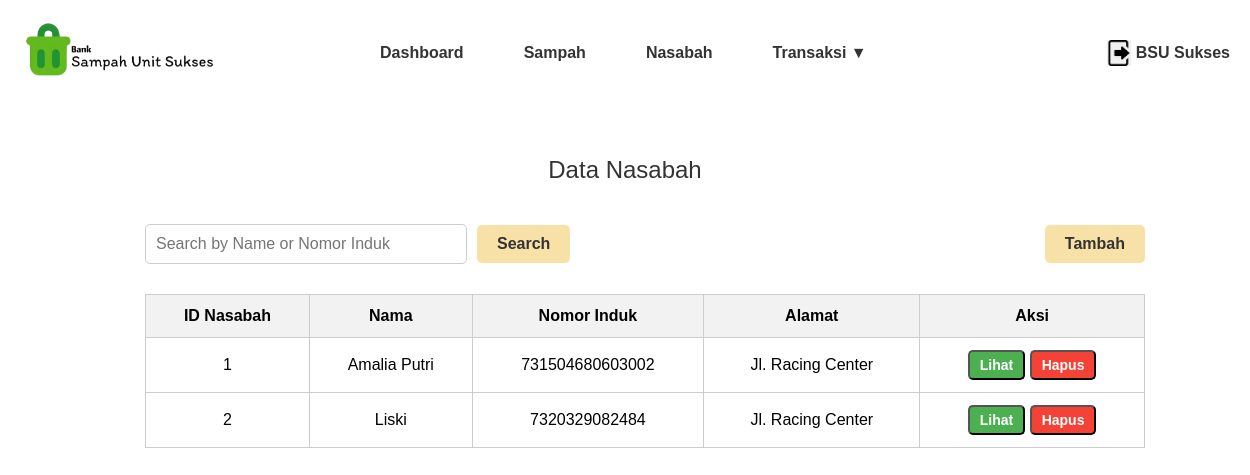
Page /Data_nasabah.php on the committed database.
### tables this page shows
CREATE TABLE `nasabah` (
  `ID_Nasabah` int(11) NOT NULL,
  `Nama_Nasabah` varchar(100) DEFAULT NULL,
  `Nomor_Induk` varchar(50) DEFAULT NULL,
  `Alamat_Nasabah` text DEFAULT NULL
);

### Data_nasabah.php (the view, shortened to what this page needs)
<?php
include 'config.php';
$query = "SELECT * FROM nasabah ORDER BY ID_Nasabah ASC";
$result = $conn->query($query);
?>
<!DOCTYPE html>
<html lang="en">
<head>
    <link rel="stylesheet" href="styles.css">
</head>
<body>
    <div class="header">
        <img src="foto/logo.png" alt="Bank Sampah Unit Sukses Logo" class="logo">
        <div class="nav">
            <a href="dashboard.php">Dashboard</a>
            <a href="data_sampah.php">Sampah</a>
            <a href="data_nasabah.php">Nasabah</a>
            <div class="dropdown">
                <span class="dropdown-toggle">Transaksi ▼</span>
            </div>
        </div>
        <div class="user-info">
            <img src="foto/logout.png" alt="User Icon">
            <a href="logout.php" style="text-decoration: none; color: #333; font-weight: bold;">
                <span>BSU Sukses</span>
            </a>
        </div>
    </div>
    <div class="data-nasabah-title">Data Nasabah</div>
    <div class="search-table-container">
        <div class="search-bar">
            <input type="text" placeholder="Search by Name or Nomor Induk" id="searchInput">
            <button onclick="performSearch()">Search</button>
            <button class="tambah-button" onclick="window.location.href='Tambah_nasabah.php'">Tambah</button>
        </div>
        <table>
            <thead>
                <tr>
                    <th>ID Nasabah</th>
                    <th>Nama</th>
                    <th>Nomor Induk</th>
                    <th>Alamat</th>
                    <th>Aksi</th>
                </tr>
            </thead>
            <tbody id="dataTable">
                <?php if ($result && $result->num_rows > 0): ?>
                    <?php $no = 1; ?>
                    <?php while ($row = $result->fetch_assoc()): ?>
                        <tr data-id="<?= $row['ID_Nasabah'] ?>">
                            <td><?= $no ?></td>
                            <td><?= $row['Nama_Nasabah'] ?></td>
                            <td><?= $row['Nomor_Induk'] ?></td>
                            <td><?= $row['Alamat_Nasabah'] ?></td>
                            <td>
                                <button class="btn btn-edit" onclick="window.location.href='Lihat_nasabah.php?id=<?= $row['ID_Nasabah'] ?>'">Lihat</button>
                                <button class="btn btn-delete" onclick="deleteRecord('<?= $row['ID_Nasabah'] ?>')">Hapus</button>
                            </td>
                        </tr>
                        <?php $no++; ?>
                    <?php endwhile; ?>
                <?php else: ?>
                    <tr>
                        <td colspan="5">Tidak ada data nasabah</td>
                    </tr>
                <?php endif; ?>
            </tbody>
        </table>
    </div>
</body>
</html>

### styles.css (style rules this page uses)
body { font-family: Arial, sans-serif; margin: 0; padding: 0; background-color: #ffffff; }
.header { margin-top: 30px; display: flex; align-items: center; justify-content: space-between; padding: 10px 20px; background-color: #ffffff; position: sticky; top: 0; z-index: 1000; }
.header img.logo { position: fixed; top: 20px; left: 20px; width: 200px; height: auto; }
.nav { margin-left: 120px; display: flex; gap: 60px; justify-content: center; flex-grow: 1; position: relative; }
.nav a, .dropdown-toggle { text-decoration: none; color: #333; font-weight: bold; cursor: pointer; }
.dropdown { position: relative; display: inline-block; }
.user-info { display: flex; align-items: center; gap: 5px; }
.user-info img { width: 24px; vertical-align: middle; }
.data-nasabah-title { margin-top: 60px; padding: 20px; font-size: 24px; color: #333; text-align: center; }
.search-table-container { display: flex; flex-direction: column; align-items: center; padding: 20px; width: 100%; }
.search-bar { display: flex; align-items: center; gap: 10px; width: 80%; margin-bottom: 20px; }
.search-bar input[type="text"] { padding: 10px; font-size: 16px; border: 1px solid #ccc; border-radius: 5px; width: 300px; }
.search-bar button { background-color: #f8e1a6; border: none; padding: 10px 20px; cursor: pointer; font-size: 16px; color: #333; border-radius: 5px; font-weight: bold; }
.search-bar .tambah-button { margin-left: auto; background-color: #f8e1a6; color: #333; }
table { width: 80%; border-collapse: collapse; margin-top: 10px; }
th, td { padding: 12px; border: 1px solid #ccc; text-align: center; }
th { background-color: #f2f2f2; }
.btn { padding: 5px 10px; border-radius: 5px; cursor: pointer; font-size: 14px; font-weight: bold; color: #fff; }
.btn-edit { background-color: #4CAF50; }
.btn-delete { background-color: #f44336; }

### rows in the picture
nasabah: Nama_Nasabah "Amalia Putri", Nomor_Induk "731504680603002", Alamat_Nasabah "Jl. Racing Center"
nasabah: Nama_Nasabah "Liski", Nomor_Induk "7320329082484", Alamat_Nasabah "Jl. Racing Center"
